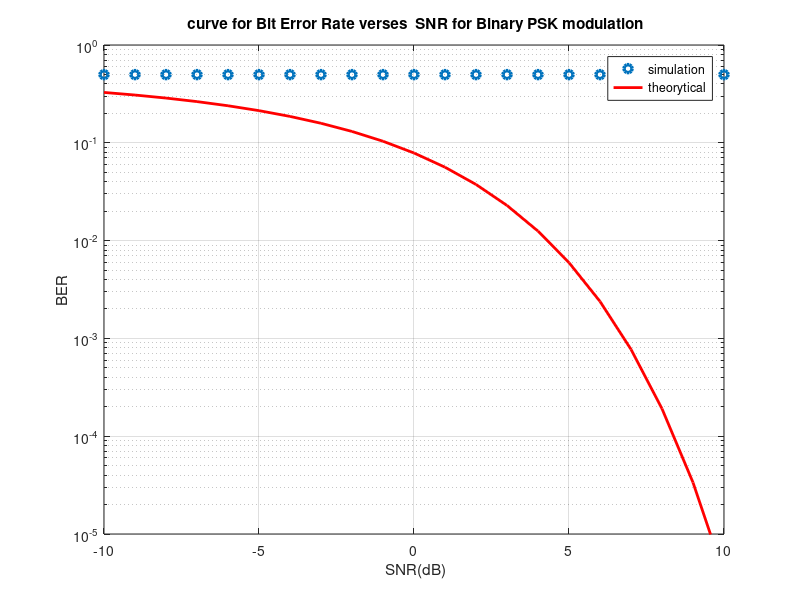

Write the MATLAB code that produced this figure.
%XXXXXXXXXXXXXXXXXXXXXXXXXXXXXXXXXXXXXXXXXXXXXXXXXXXXXXXXXXXXXXXXXXXXXXXXX
%XXXXXXXX BER performance annalysis of BPSK modulation Technique XXXXXXXXX
%XXXXXXXXXXXXXXXXXXXXXXXXXXXXXXXXXXXXXXXXXXXXXXXXXXXXXXXXXXXXXXXXXXXXXXXXX
clc;
clear all;
close all;
num_bit=1500;%number of bit
data=randi([0,1],num_bit);%random bit generation (1 or 0)
s=2*data-1;%conversion of data for BPSK modulation
SNRdB=-10:1:10; % SNR in dB
SNR=10.^(SNRdB/10);

%calculation of error
for(k=1:length(SNRdB))%BER (error/bit) calculation for different SNR
y=awgn(complex(s),SNRdB(k));
error=0;
for(c=1:1:num_bit)
    if (y(c)>0&&data(c)==0)||(y(c)<0&&data(c)==1)%logic acording to BPSK
        error=error+1;
    end
end
error=error/num_bit; %Calculate error/bit
m(k)=error;
end


figure(1) 
%plot start
semilogy(SNRdB,m,'o','linewidth',2.5);
grid on;
hold on;
BER_th=(1/2)*erfc(sqrt(SNR)); 
semilogy(SNRdB,BER_th,'r','linewidth',2);
title(' curve for Bit Error Rate verses  SNR for Binary PSK modulation');
xlabel(' SNR(dB)');
ylabel('BER');
legend('simulation','theorytical')
axis([-10 10 10^-5 1]);
%XXXXXXXXXXXXXXXXXXXX End of program XXXXXXXXXXXXXXXXXXXXXXXXXXXXXXXXXXXXXX
